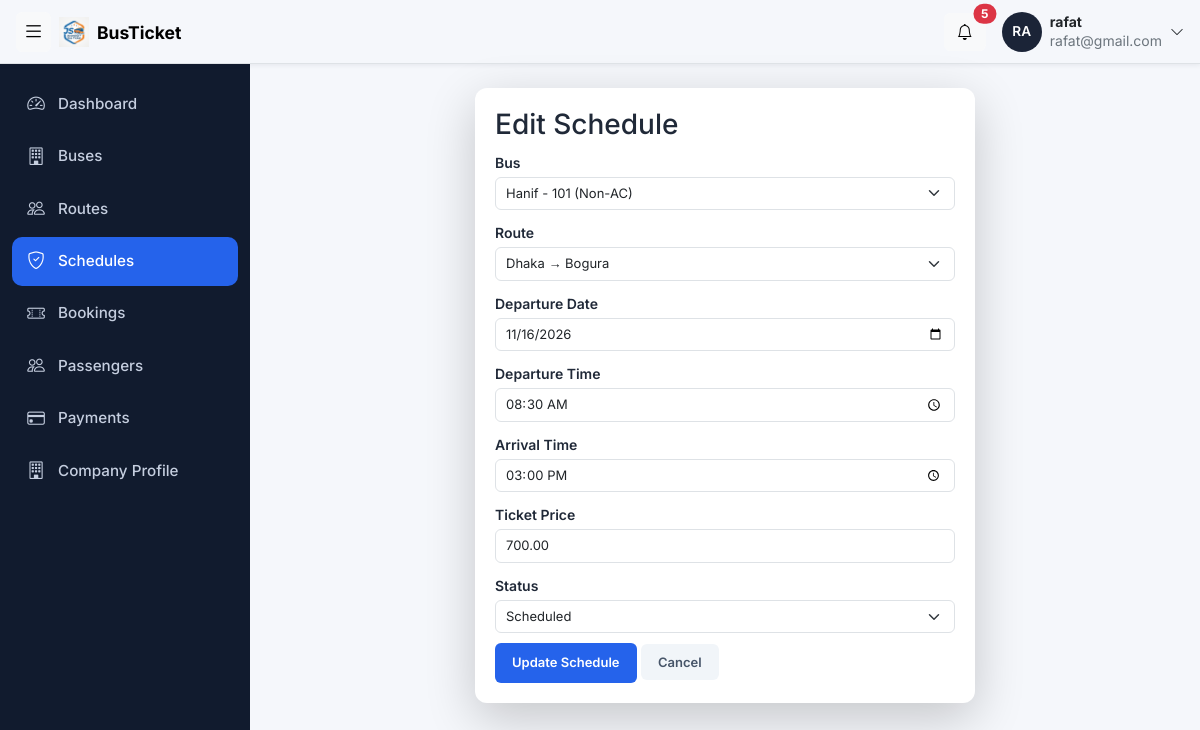
Page /company_admin/schedule_edit.php?schedule_id=1 (signed in) on the committed database.
### tables this page shows
CREATE TABLE `schedules` (
  `schedule_id` int(11) NOT NULL,
  `bus_id` int(11) NOT NULL,
  `route_id` int(11) NOT NULL,
  `departure_date` date NOT NULL,
  `departure_time` time NOT NULL,
  `arrival_time` time NOT NULL,
  `ticket_price` decimal(10,2) NOT NULL,
  `status` enum('scheduled','completed','cancelled') NOT NULL
);

CREATE TABLE `buses` (
  `bus_id` int(11) NOT NULL,
  `company_id` int(11) NOT NULL,
  `bus_name` varchar(100) NOT NULL,
  `bus_type` enum('AC','Non-AC','Sleeper','Business Class') NOT NULL,
  `total_seats` int(11) NOT NULL,
  `status` enum('active','inactive') NOT NULL,
  `bus_number` varchar(50) NOT NULL
);

CREATE TABLE `routes` (
  `route_id` int(11) NOT NULL,
  `source` varchar(100) NOT NULL,
  `destination` varchar(100) NOT NULL,
  `distance` decimal(10,2) NOT NULL,
  `status` enum('active','inactive') NOT NULL
);

### company_admin/schedule_edit.php (the view, shortened to what this page needs)
<?php
include '../config/db.php';
$company_id = $_SESSION['company_id'];
$schedule_id = $_GET['schedule_id'];
$sql = "SELECT schedules.*
        FROM schedules
        INNER JOIN buses ON schedules.bus_id = buses.bus_id
        WHERE schedules.schedule_id = '$schedule_id'
        AND buses.company_id = '$company_id'";
$result = $conn->query($sql);
$schedule = $result->fetch_assoc();
$sql = "SELECT bus_id, bus_name, bus_number, bus_type
        FROM buses
        WHERE company_id = '$company_id'
        ORDER BY bus_name";
$buses = $conn->query($sql);
$routes = $conn->query("SELECT route_id, source, destination
                        FROM routes
                        ORDER BY source, destination");
?>
<!DOCTYPE html>
<html lang="en">
<head>
    <?php include '../includes/admin_css.php'; ?>
</head>
<body>
<?php include '../includes/topbar.php'; ?>
<div class="layout">
    <?php include '../includes/c_schedules_bar.php'; ?>
    <main class="container-fluid py-4 px-4">
        <div class="company-card edit-form-card p-4">
            <h3>Edit Schedule</h3>
            <form method="post" action="schedule_edit.php?schedule_id=<?php echo $schedule_id; ?>">
                <div class="mb-3">
                    <label>Bus</label>
                    <select class="form-select" name="bus_id" required>
                        <?php while ($bus = $buses->fetch_assoc()) { ?>
                            <option value="<?php echo (int)$bus['bus_id']; ?>"
                                <?php echo (int)$schedule['bus_id'] === (int)$bus['bus_id'] ? 'selected' : ''; ?>>
                                <?php echo htmlspecialchars($bus['bus_name'] . ' - ' . $bus['bus_number'] . ' (' . $bus['bus_type'] . ')', ENT_QUOTES, 'UTF-8'); ?>
                            </option>
                        <?php } ?>
                    </select>
                </div>
                <div class="mb-3">
                    <label>Route</label>
                    <select class="form-select" name="route_id" required>
                        <?php while ($route = $routes->fetch_assoc()) { ?>
                            <option value="<?php echo (int)$route['route_id']; ?>"
                                <?php echo (int)$schedule['route_id'] === (int)$route['route_id'] ? 'selected' : ''; ?>>
                                <?php echo htmlspecialchars($route['source'] . ' → ' . $route['destination'], ENT_QUOTES, 'UTF-8'); ?>
                            </option>
                        <?php } ?>
                    </select>
                </div>
                <div class="mb-3">
                    <label>Departure Date</label>
                    <input type="date" class="form-control" name="departure_date"
                           value="<?php echo htmlspecialchars($schedule['departure_date'], ENT_QUOTES, 'UTF-8'); ?>" required>
                </div>
                <div class="mb-3">
                    <label>Departure Time</label>
                    <input type="time" class="form-control" name="departure_time"
                           value="<?php echo htmlspecialchars(substr($schedule['departure_time'], 0, 5), ENT_QUOTES, 'UTF-8'); ?>" required>
                </div>
                <div class="mb-3">
                    <label>Arrival Time</label>
                    <input type="time" class="form-control" name="arrival_time"
                           value="<?php echo htmlspecialchars(substr($schedule['arrival_time'], 0, 5), ENT_QUOTES, 'UTF-8'); ?>" required>
                </div>
                <div class="mb-3">
                    <label>Ticket Price</label>
                    <input type="number" min="0" step="0.01" class="form-control" name="ticket_price"
                           value="<?php echo htmlspecialchars($schedule['ticket_price'], ENT_QUOTES, 'UTF-8'); ?>" required>
                </div>
                <div class="mb-3">
                    <label>Status</label>
                    <select class="form-select" name="status" required>
                        <?php foreach (['scheduled', 'completed', 'cancelled'] as $status) { ?>
                            <option value="<?php echo $status; ?>" <?php echo $schedule['status'] === $status ? 'selected' : ''; ?>><?php echo ucfirst($status); ?></option>
                        <?php } ?>
                    </select>
                </div>
                <button type="submit" class="btn-save">Update Schedule</button>
                <a href="schedules.php" class="btn-cancel">Cancel</a>
            </form>
        </div>
    </main>
</div>
</body>
</html>

### assets/css/admin.css (style rules this page uses)
:root { --topbar-h: 64px; --sidebar-w: 250px; --sidebar-w-collapsed: 72px; --brand: #2563eb; --ink: #1b2437; --bg: #f4f6fa; }
body { background: var(--bg); color: var(--ink); font-family: "Inter", "Nirmala UI", system-ui, sans-serif; }
.layout { display: flex; min-height: calc(100vh - var(--topbar-h)); margin-top: var(--topbar-h); }
.layout > .sidebar + * { flex: 1; min-width: 0; margin-left: var(--sidebar-w); transition: margin-left .25s ease; }

### assets/css/companies.css (style rules this page uses)
body { background: #f5f7fb; font-family: 'Inter', sans-serif; color: #202938; }
.company-card { background: white; border-radius: 12px; padding: 22px; box-shadow: 0 3px 15px rgba(0,0,0,0.04); }
.btn-cancel, .btn-save { padding: 10px 17px; border-radius: 6px; border: none; font-size: 13px; font-weight: 600; }
.btn-cancel { background: #f1f5f9; color: #475569; }
.btn-save { background: #2563eb; color: white; }
a { text-decoration: none; }
.edit-form-card { max-width: 500px; margin: 0 auto; padding: 20px !important; box-shadow: 0 15px 50px rgba(0, 0, 0, 0.2); }
.edit-form-card label { font-size: 14px; font-weight: 600 ; margin-bottom: 4px; }
.edit-form-card .form-control, .edit-form-card .form-select { font-size: 13px; padding: 6px 10px; }
.edit-form-card .mb-3 { margin-bottom: 10px !important; }

### assets/css/adminbar.css (style rules this page uses)
body { background: #f5f7fb; font-family: 'Inter', sans-serif; color: #202938; }
.company-card { background: white; border-radius: 12px; padding: 22px; box-shadow: 0 3px 15px rgba(0,0,0,0.04); }
.btn-cancel, .btn-save { padding: 10px 17px; border-radius: 6px; border: none; font-size: 13px; font-weight: 600; }
.btn-cancel { background: #f1f5f9; color: #475569; }
.btn-save { background: #2563eb; color: white; }
a { text-decoration: none; }
.edit-form-card { max-width: 500px; margin: 0 auto; padding: 20px !important; box-shadow: 0 15px 50px rgba(0, 0, 0, 0.2); }
.edit-form-card label { font-size: 14px; font-weight: 600 ; margin-bottom: 4px; }
.edit-form-card .form-control, .edit-form-card .form-select { font-size: 13px; padding: 6px 10px; }
.edit-form-card .mb-3 { margin-bottom: 10px !important; }

### rows in the picture
schedules: bus_id "Hanif - 101 (Non-AC)", route_id "Dhaka → Bogura", departure_date "11/16/2026", departure_time "08:30", arrival_time "15:00", ticket_price "700.00", status "Scheduled"

### other values in the picture
substr($_SESSION['name'], 0, 2) "RA"
$_SESSION['name'] "rafat"
$_SESSION['email'] "rafat@gmail.com"
